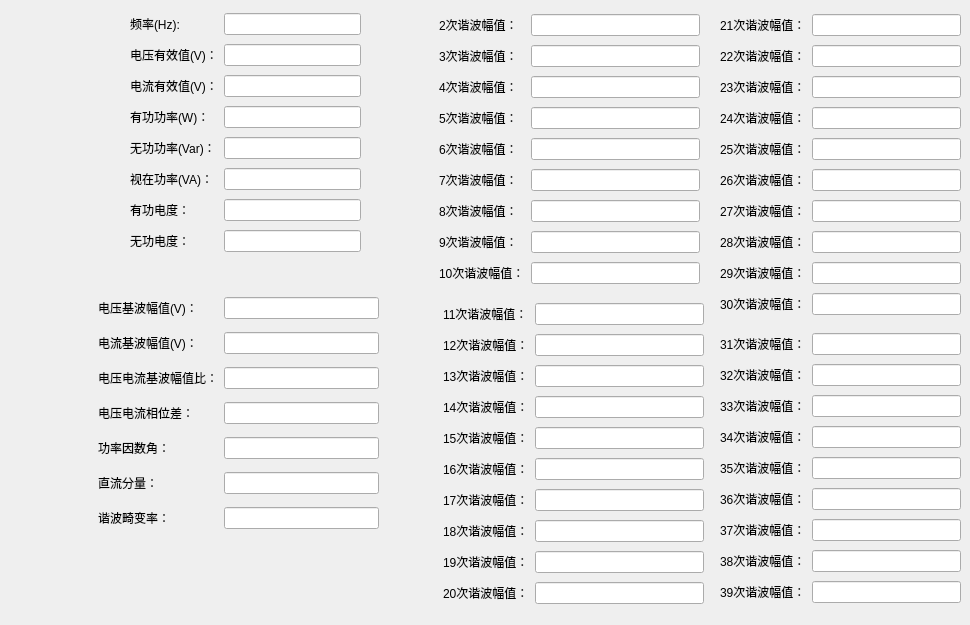
   <widget class="QWidget" name="tab_3">
    <attribute name="title">
     <string>B相基本量</string>
    </attribute>
    <widget class="QWidget" name="layoutWidget_27">
     <property name="geometry">
      <rect>
       <x>130</x>
       <y>10</y>
       <width>231</width>
       <height>252</height>
      </rect>
     </property>
     <layout class="QGridLayout" name="gridLayout_9">
      <item row="0" column="0">
       <widget class="QLabel" name="label_111">
        <property name="text">
         <string>频率(Hz):</string>
        </property>
       </widget>
      </item>
      <item row="0" column="1">
       <widget class="QLineEdit" name="B_FHz"/>
      </item>
      <item row="1" column="0">
       <widget class="QLabel" name="label_112">
        <property name="text">
         <string>电压有效值(V)：</string>
        </property>
       </widget>
      </item>
      <item row="1" column="1">
       <widget class="QLineEdit" name="B_rms"/>
      </item>
      <item row="2" column="0">
       <widget class="QLabel" name="label_113">
        <property name="text">
         <string>电流有效值(V)：</string>
        </property>
       </widget>
      </item>
      <item row="2" column="1">
       <widget class="QLineEdit" name="B_I_rms"/>
      </item>
      <item row="3" column="0">
       <widget class="QLabel" name="label_114">
        <property name="text">
         <string>有功功率(W)：</string>
        </property>
       </widget>
      </item>
      <item row="3" column="1">
       <widget class="QLineEdit" name="B_PW"/>
      </item>
      <item row="4" column="0">
       <widget class="QLabel" name="label_115">
        <property name="text">
         <string>无功功率(Var)：</string>
        </property>
       </widget>
      </item>
      <item row="4" column="1">
       <widget class="QLineEdit" name="B_QVar"/>
      </item>
      <item row="5" column="0">
       <widget class="QLabel" name="label_116">
        <property name="text">
         <string>视在功率(VA)：</string>
        </property>
       </widget>
      </item>
      <item row="5" column="1">
       <widget class="QLineEdit" name="B_SVA"/>
      </item>
      <item row="6" column="0">
       <widget class="QLabel" name="label_117">
        <property name="text">
         <string>有功电度：</string>
        </property>
       </widget>
      </item>
      <item row="6" column="1">
       <widget class="QLineEdit" name="B_PT"/>
      </item>
      <item row="7" column="0">
       <widget class="QLabel" name="label_118">
        <property name="text">
         <string>无功电度：</string>
        </property>
       </widget>
      </item>
      <item row="7" column="1">
       <widget class="QLineEdit" name="B_QT"/>
      </item>
     </layout>
    </widget>
    <widget class="QWidget" name="layoutWidget_28">
     <property name="geometry">
      <rect>
       <x>439</x>
       <y>11</y>
       <width>261</width>
       <height>284</height>
      </rect>
     </property>
     <layout class="QGridLayout" name="gridLayout_17">
      <item row="0" column="0">
       <widget class="QLabel" name="label_119">
        <property name="text">
         <string>2次谐波幅值：</string>
        </property>
       </widget>
      </item>
      <item row="0" column="1">
       <widget class="QLineEdit" name="B_ercixiebofuzhi"/>
      </item>
      <item row="1" column="0">
       <widget class="QLabel" name="label_120">
        <property name="text">
         <string>3次谐波幅值：</string>
        </property>
       </widget>
      </item>
      <item row="1" column="1">
       <widget class="QLineEdit" name="B_sancixiebofuzhi"/>
      </item>
      <item row="2" column="0">
       <widget class="QLabel" name="label_121">
        <property name="text">
         <string>4次谐波幅值：</string>
        </property>
       </widget>
      </item>
      <item row="2" column="1">
       <widget class="QLineEdit" name="B_sicixiebofuzhi"/>
      </item>
      <item row="3" column="0">
       <widget class="QLabel" name="label_122">
        <property name="text">
         <string>5次谐波幅值：</string>
        </property>
       </widget>
      </item>
      <item row="3" column="1">
       <widget class="QLineEdit" name="B_wucixiebofuzhi"/>
      </item>
      <item row="4" column="0">
       <widget class="QLabel" name="label_123">
        <property name="text">
         <string>6次谐波幅值：</string>
        </property>
       </widget>
      </item>
      <item row="4" column="1">
       <widget class="QLineEdit" name="B_liucixiebofuzhi"/>
      </item>
      <item row="5" column="0">
       <widget class="QLabel" name="label_124">
        <property name="text">
         <string>7次谐波幅值：</string>
        </property>
       </widget>
      </item>
      <item row="5" column="1">
       <widget class="QLineEdit" name="B_qicixiebofuzhi"/>
      </item>
      <item row="6" column="0">
       <widget class="QLabel" name="label_125">
        <property name="text">
         <string>8次谐波幅值：</string>
        </property>
       </widget>
      </item>
      <item row="6" column="1">
       <widget class="QLineEdit" name="B_bacixiebofuzhi">
        <property name="text">
         <string/>
        </property>
       </widget>
      </item>
      <item row="7" column="0">
       <widget class="QLabel" name="label_126">
        <property name="text">
         <string>9次谐波幅值：</string>
        </property>
       </widget>
      </item>
      <item row="7" column="1">
       <widget class="QLineEdit" name="B_jiucixiebofuzhi"/>
      </item>
      <item row="8" column="0">
       <widget class="QLabel" name="label_127">
        <property name="text">
         <string>10次谐波幅值：</string>
        </property>
       </widget>
      </item>
      <item row="8" column="1">
       <widget class="QLineEdit" name="B_shicixiebofuzhi"/>
      </item>
     </layout>
    </widget>
    <widget class="QWidget" name="layoutWidget_29">
     <property name="geometry">
      <rect>
       <x>443</x>
       <y>300</y>
       <width>261</width>
       <height>316</height>
      </rect>
     </property>
     <layout class="QGridLayout" name="gridLayout_18">
      <item row="0" column="0">
       <widget class="QLabel" name="label_128">
        <property name="text">
         <string>11次谐波幅值：</string>
        </property>
       </widget>
      </item>
      <item row="0" column="1">
       <widget class="QLineEdit" name="B_shiyicixiebofuzhi"/>
      </item>
      <item row="1" column="0">
       <widget class="QLabel" name="label_129">
        <property name="text">
         <string>12次谐波幅值：</string>
        </property>
       </widget>
      </item>
      <item row="1" column="1">
       <widget class="QLineEdit" name="B_shiercixiebofuzhi"/>
      </item>
      <item row="2" column="0">
       <widget class="QLabel" name="label_3">
        <property name="text">
         <string>13次谐波幅值：</string>
        </property>
       </widget>
      </item>
      <item row="2" column="1">
       <widget class="QLineEdit" name="B_shisancixiebofuzhi"/>
      </item>
      <item row="3" column="0">
       <widget class="QLabel" name="label_131">
        <property name="text">
         <string>14次谐波幅值：</string>
        </property>
       </widget>
      </item>
      <item row="3" column="1">
       <widget class="QLineEdit" name="B_shisicixiebofuzhi"/>
      </item>
      <item row="4" column="0">
       <widget class="QLabel" name="label_132">
        <property name="text">
         <string>15次谐波幅值：</string>
        </property>
       </widget>
      </item>
      <item row="4" column="1">
       <widget class="QLineEdit" name="B_shiwucixiebofuzhi"/>
      </item>
      <item row="5" column="0">
       <widget class="QLabel" name="label_133">
        <property name="text">
         <string>16次谐波幅值：</string>
        </property>
       </widget>
      </item>
      <item row="5" column="1">
       <widget class="QLineEdit" name="B_shiliucixiebofuzhi"/>
      </item>
      <item row="6" column="0">
       <widget class="QLabel" name="label_134">
        <property name="text">
         <string>17次谐波幅值：</string>
        </property>
       </widget>
      </item>
      <item row="6" column="1">
       <widget class="QLineEdit" name="B_shiqicixiebofuzhi">
        <property name="text">
         <string/>
        </property>
       </widget>
      </item>
      <item row="7" column="0">
       <widget class="QLabel" name="label_135">
        <property name="text">
         <string>18次谐波幅值：</string>
        </property>
       </widget>
      </item>
      <item row="7" column="1">
       <widget class="QLineEdit" name="B_shibacixiebofuzhi"/>
      </item>
      <item row="8" column="0">
       <widget class="QLabel" name="label_136">
        <property name="text">
         <string>19次谐波幅值：</string>
        </property>
       </widget>
      </item>
      <item row="8" column="1">
       <widget class="QLineEdit" name="B_shijiucixiebofuzhi"/>
      </item>
      <item row="9" column="0">
       <widget class="QLabel" name="label_137">
        <property name="text">
         <string>20次谐波幅值：</string>
        </property>
       </widget>
      </item>
      <item row="9" column="1">
       <widget class="QLineEdit" name="B_ershicixiebofuzhi"/>
      </item>
     </layout>
    </widget>
    <widget class="QWidget" name="layoutWidget_30">
     <property name="geometry">
      <rect>
       <x>720</x>
       <y>11</y>
       <width>241</width>
       <height>316</height>
      </rect>
     </property>
     <layout class="QGridLayout" name="gridLayout_19">
      <item row="0" column="0">
       <widget class="QLabel" name="label_138">
        <property name="text">
         <string>21次谐波幅值：</string>
        </property>
       </widget>
      </item>
      <item row="0" column="1">
       <widget class="QLineEdit" name="B_ershiyicixiebofuzhi"/>
      </item>
      <item row="1" column="0">
       <widget class="QLabel" name="label_139">
        <property name="text">
         <string>22次谐波幅值：</string>
        </property>
       </widget>
      </item>
      <item row="1" column="1">
       <widget class="QLineEdit" name="B_ershiercixiebofuzhi"/>
      </item>
      <item row="2" column="0">
       <widget class="QLabel" name="label_140">
        <property name="text">
         <string>23次谐波幅值：</string>
        </property>
       </widget>
      </item>
      <item row="2" column="1">
       <widget class="QLineEdit" name="B_ershisancixiebofuzhi"/>
      </item>
      <item row="3" column="0">
       <widget class="QLabel" name="label_141">
        <property name="text">
         <string>24次谐波幅值：</string>
        </property>
       </widget>
      </item>
      <item row="3" column="1">
       <widget class="QLineEdit" name="B_ershisicixiebofuzhi"/>
      </item>
      <item row="4" column="0">
       <widget class="QLabel" name="label_142">
        <property name="text">
         <string>25次谐波幅值：</string>
        </property>
       </widget>
      </item>
      <item row="4" column="1">
       <widget class="QLineEdit" name="B_ershiwucixiebofuzhi"/>
      </item>
      <item row="5" column="0">
       <widget class="QLabel" name="label_143">
        <property name="text">
         <string>26次谐波幅值：</string>
        </property>
       </widget>
      </item>
      <item row="5" column="1">
       <widget class="QLineEdit" name="B_ershiliucixiebofuzhi"/>
      </item>
      <item row="6" column="0">
       <widget class="QLabel" name="label_144">
        <property name="text">
         <string>27次谐波幅值：</string>
        </property>
       </widget>
      </item>
      <item row="6" column="1">
       <widget class="QLineEdit" name="B_ershiqicixiebofuzhi">
        <property name="text">
         <string/>
        </property>
       </widget>
      </item>
      <item row="7" column="0">
       <widget class="QLabel" name="label_145">
        <property name="text">
         <string>28次谐波幅值：</string>
        </property>
       </widget>
      </item>
      <item row="7" column="1">
       <widget class="QLineEdit" name="B_ershibacixiebofuzhi"/>
      </item>
      <item row="8" column="0">
       <widget class="QLabel" name="label_146">
        <property name="text">
         <string>29次谐波幅值：</string>
        </property>
       </widget>
      </item>
      <item row="8" column="1">
       <widget class="QLineEdit" name="B_ershijiucixiebofuzhi"/>
      </item>
      <item row="9" column="0">
       <widget class="QLabel" name="label_147">
        <property name="text">
         <string>30次谐波幅值：</string>
        </property>
       </widget>
      </item>
      <item row="9" column="1">
       <widget class="QLineEdit" name="B_sanshicixiebofuzhi"/>
      </item>
     </layout>
    </widget>
    <widget class="QWidget" name="layoutWidget_31">
     <property name="geometry">
      <rect>
       <x>720</x>
       <y>330</y>
       <width>241</width>
       <height>284</height>
      </rect>
     </property>
     <layout class="QGridLayout" name="gridLayout_20">
      <item row="0" column="0">
       <widget class="QLabel" name="label_148">
        <property name="text">
         <string>31次谐波幅值：</string>
        </property>
       </widget>
      </item>
      <item row="0" column="1">
       <widget class="QLineEdit" name="B_sanshiyicixiebofuzhi"/>
      </item>
      <item row="1" column="0">
       <widget class="QLabel" name="label_149">
        <property name="text">
         <string>32次谐波幅值：</string>
        </property>
       </widget>
      </item>
      <item row="1" column="1">
       <widget class="QLineEdit" name="B_sanshiercixiebofuzhi"/>
      </item>
      <item row="2" column="0">
       <widget class="QLabel" name="label_150">
        <property name="text">
         <string>33次谐波幅值：</string>
        </property>
       </widget>
      </item>
      <item row="2" column="1">
       <widget class="QLineEdit" name="B_sanshisancixiebofuzhi"/>
      </item>
      <item row="3" column="0">
       <widget class="QLabel" name="label_151">
        <property name="text">
         <string>34次谐波幅值：</string>
        </property>
       </widget>
      </item>
      <item row="3" column="1">
       <widget class="QLineEdit" name="B_sanshisicixiebofuzhi"/>
      </item>
      <item row="4" column="0">
       <widget class="QLabel" name="label_152">
        <property name="text">
         <string>35次谐波幅值：</string>
        </property>
       </widget>
      </item>
      <item row="4" column="1">
       <widget class="QLineEdit" name="B_sanshiwucixiebofuzhi"/>
      </item>
      <item row="5" column="0">
       <widget class="QLabel" name="label_153">
        <property name="text">
         <string>36次谐波幅值：</string>
        </property>
       </widget>
      </item>
      <item row="5" column="1">
       <widget class="QLineEdit" name="B_sanshiliucixiebofuzhi"/>
      </item>
      <item row="6" column="0">
       <widget class="QLabel" name="label_154">
        <property name="text">
         <string>37次谐波幅值：</string>
        </property>
       </widget>
      </item>
      <item row="6" column="1">
       <widget class="QLineEdit" name="B_sanshiqicixiebofuzhi">
        <property name="text">
         <string/>
        </property>
       </widget>
      </item>
      <item row="7" column="0">
       <widget class="QLabel" name="label_155">
        <property name="text">
         <string>38次谐波幅值：</string>
        </property>
       </widget>
      </item>
      <item row="7" column="1">
       <widget class="QLineEdit" name="B_sanshibacixiebofuzhi"/>
      </item>
      <item row="8" column="0">
       <widget class="QLabel" name="label_156">
        <property name="text">
         <string>39次谐波幅值：</string>
        </property>
       </widget>
      </item>
      <item row="8" column="1">
       <widget class="QLineEdit" name="B_sanshijiucixiebofuzhi"/>
      </item>
     </layout>
    </widget>
    <widget class="QWidget" name="layoutWidget_32">
     <property name="geometry">
      <rect>
       <x>98</x>
       <y>290</y>
       <width>281</width>
       <height>252</height>
      </rect>
     </property>
     <layout class="QGridLayout" name="gridLayout_21">
      <item row="3" column="1">
       <widget class="QLineEdit" name="B_VI_xiangweicha"/>
      </item>
      <item row="6" column="0">
       <widget class="QLabel" name="label_163">
        <property name="text">
         <string>谐波畸变率：</string>
        </property>
       </widget>
      </item>
      <item row="6" column="1">
       <widget class="QLineEdit" name="B_Thdu"/>
      </item>
      <item row="0" column="0">
       <widget class="QLabel" name="label_157">
        <property name="text">
         <string>电压基波幅值(V)：</string>
        </property>
       </widget>
      </item>
      <item row="0" column="1">
       <widget class="QLineEdit" name="B_V_jibofuzhi"/>
      </item>
      <item row="2" column="0">
       <widget class="QLabel" name="label_159">
        <property name="text">
         <string>电压电流基波幅值比：</string>
        </property>
       </widget>
      </item>
      <item row="4" column="1">
       <widget class="QLineEdit" name="B_VI_cos"/>
      </item>
      <item row="2" column="1">
       <widget class="QLineEdit" name="B_VI_jibofuzhibi"/>
      </item>
      <item row="5" column="0">
       <widget class="QLabel" name="label_162">
        <property name="text">
         <string>直流分量：</string>
        </property>
       </widget>
      </item>
      <item row="1" column="0">
       <widget class="QLabel" name="label_158">
        <property name="text">
         <string>电流基波幅值(V)：</string>
        </property>
       </widget>
      </item>
      <item row="3" column="0">
       <widget class="QLabel" name="label_160">
        <property name="text">
         <string>电压电流相位差：</string>
        </property>
       </widget>
      </item>
      <item row="5" column="1">
       <widget class="QLineEdit" name="B_zhiliufenliang"/>
      </item>
      <item row="1" column="1">
       <widget class="QLineEdit" name="B_I_jibofuzhi"/>
      </item>
      <item row="4" column="0">
       <widget class="QLabel" name="label_161">
        <property name="text">
         <string>功率因数角：</string>
        </property>
       </widget>
      </item>
     </layout>
    </widget>
   </widget>
